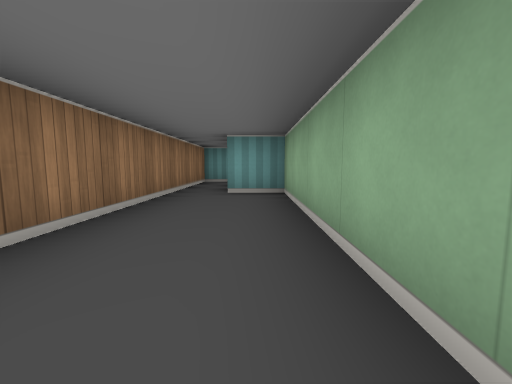
[1] (above)

12 first-person views from a walk through a cub3D maze. The camera is about half as high as the walls, tilts 6° down and sees 90° across. The floor is counted in squares. Each view is taken from the middle of a square. On the plan, view 1 faces up. The plan holds only what a view shows up to about 9 squares ahead; the rest is blank.

[2]
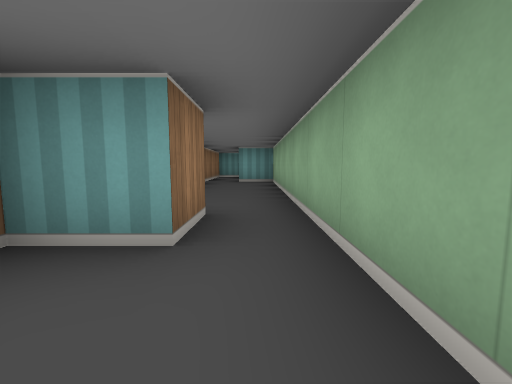

[3]
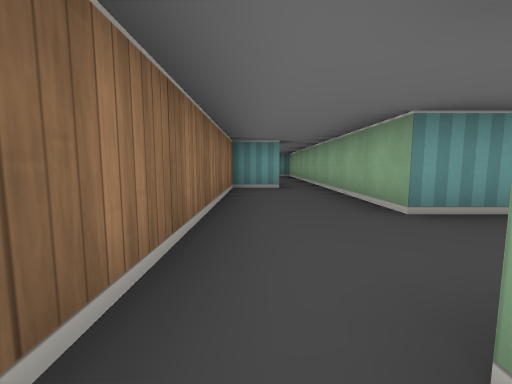

[4]
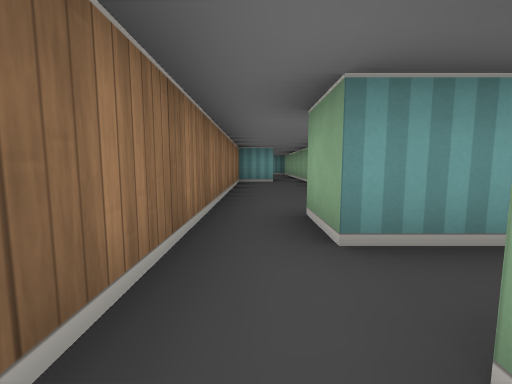

[5]
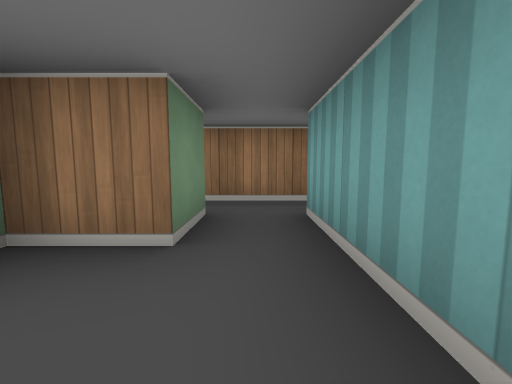

[6]
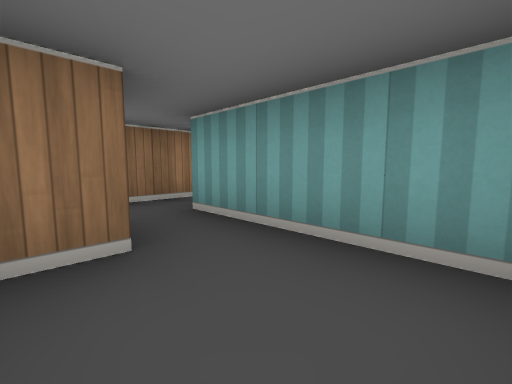

[7]
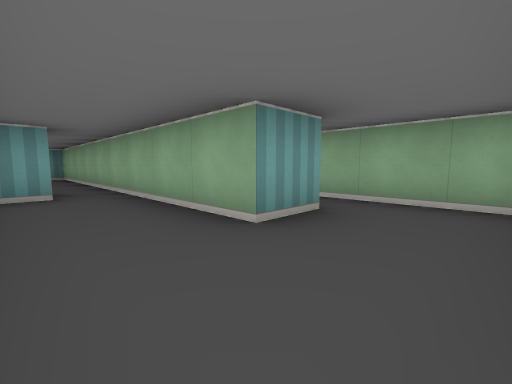

[8]
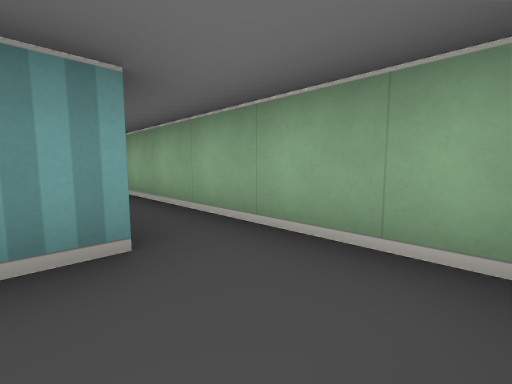

[9]
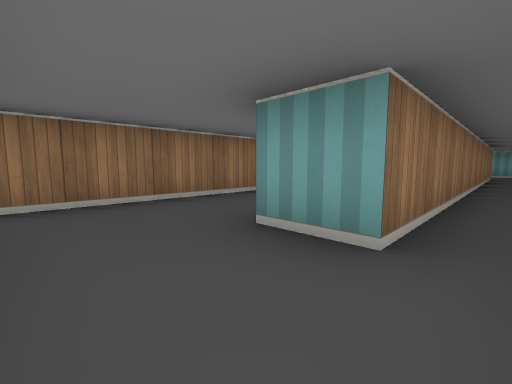

[10]
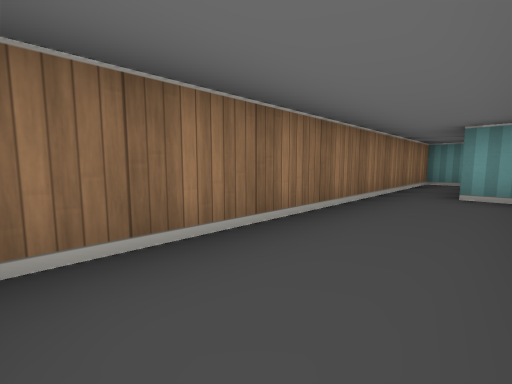

[11]
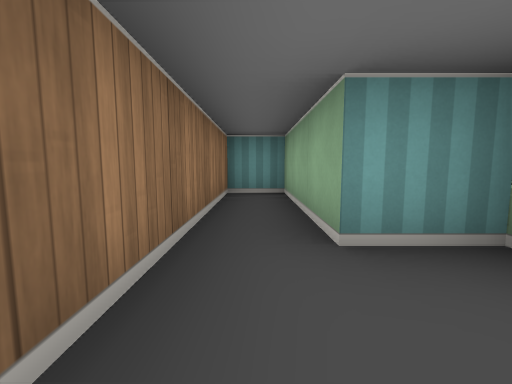

[12]
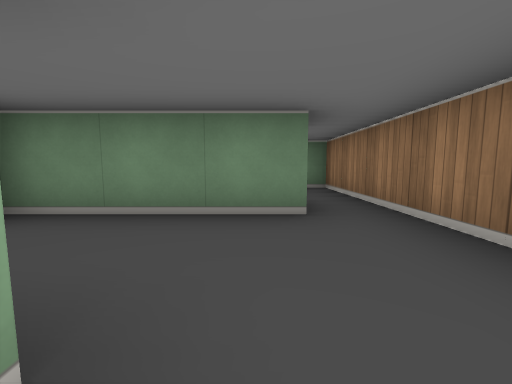

### Floor plan
Ten units are one square. View 1 is at (0, 0); x grows to the right and y downward. Boxes are objects, and circles mark ways between rooms. Rooms are numbered by the first view taken in them; rooms with no view inside come last. Other rooms are left out.
<svg viewBox="-20 -80 50 180">
<path fill="none" stroke="#000" d="M-5 5 -5 15M5 15 5 -45 -5 -45 -5 -75 -15 -75 -15 1M5 45 5 15M-5 65 5 65M-5 15 -15 15 -15 65M-5 85 5 85 5 95M-15 65 -15 95 -10 95M21 75 -5 75 -5 65M15 -55 15 45 5 45M25 61 25 15M5 65 25 65"/>
<circle cx="0" cy="10" r="3" fill="#2a7"/>
<circle cx="-10" cy="70" r="3" fill="#2a7"/>
<circle cx="10" cy="55" r="3" fill="#2a7"/>
<text x="-10" y="-30">1</text>
<text x="-10" y="40">2</text>
<text x="0" y="80">3</text>
<text x="20" y="-10">4</text>
</svg>
Room 1 opens to room 2. Room 2 opens to room 3. Room 2 opens to room 4.

Where each view was taken, in squares from view 1:
view 1: 0 up, 0 right, facing up
view 2: 3 down, 0 right, facing up
view 3: 7 down, 1 left, facing up
view 4: 9 down, 1 left, facing up
view 5: 8 down, 2 right, facing left
view 6: 9 down, 2 right, facing up-left
view 7: 6 down, 1 left, facing up-right
view 8: 6 down, 1 right, facing up-right
view 9: 6 down, 2 right, facing up-left
view 10: 0 up, 0 right, facing up-left
view 11: 3 up, 1 left, facing up
view 12: 4 down, 0 right, facing down
